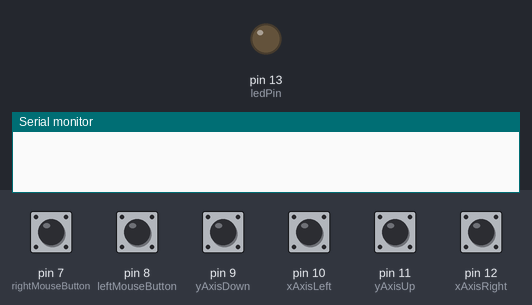
A sketch run on a simulated Arduino Leonardo, built with avr-gcc and run on an emulated ATmega32U4. Shown: output pins drawn as LEDs (lit = HIGH), the last lines printed to the serial monitor. The test bench sets the inputs (shaded band); at power-on: pin 7 (rightMouseButton), pin 8 (leftMouseButton), pin 9 (yAxisDown), pin 10 (xAxisLeft), pin 11 (yAxisUp), pin 12 (xAxisRight) HIGH. USB keyboard and mouse output is not drawn.

Above: at 1.2 s.
1.3 s: pin 7 (rightMouseButton) pulled LOW for 0.15 s
At 1.9 s:
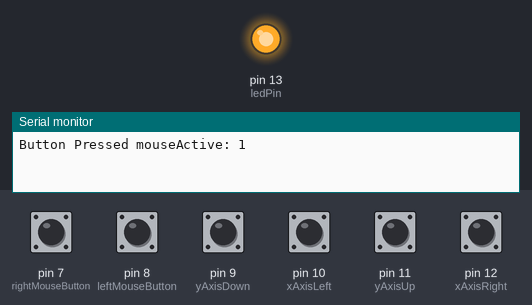
2.9 s: pin 7 (rightMouseButton) pulled LOW for 1 s
At 4.3 s:
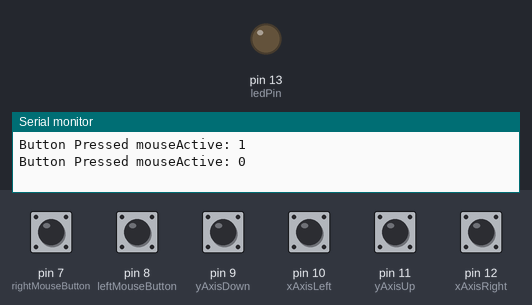
Timing chart, 0 to 5.9 s (numbered marks = the images above; inputs shaded):
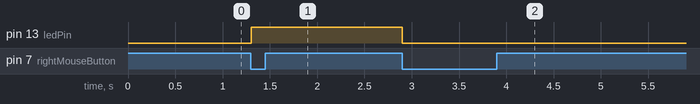

The sketch:

arduino-mouse.ino
```cpp
/*
    arduino-mouse

 */

#include <Button.h>
#include <Mouse.h>

const int rightMouseButton = 7;     // switch to turn on an-d off mouse control (this is our right-mouse click for now)
const int leftMouseButton = 8; // switch to do a leftmouse-click
const int xAxisLeft  = 10;
const int xAxisRight = 12;
const int yAxisUp    = 11;
const int yAxisDown  = 9;
const int ledPin     = 13;        // our built in LED
const int mouseSpeed = 5;
const int responseDelay = 10;     // response delay of the mouse, in ms

Button rightButton = Button(rightMouseButton, BUTTON_PULLUP_INTERNAL, true, 50);
Button leftButton = Button(leftMouseButton, BUTTON_PULLUP_INTERNAL, true, 50);

boolean mouseIsActive = false;    // whether or not to control the mouse
int lastSwitchState = LOW;        // previous switch state

void setup() {
    // a little hack so we can set output in setup()
    Serial.begin(9600);
    //while (!Serial) ;

    pinMode(ledPin, OUTPUT);                // the LED pin
    pinMode(xAxisLeft, INPUT_PULLUP);
    pinMode(yAxisUp, INPUT_PULLUP);
    pinMode(xAxisRight, INPUT_PULLUP);
    pinMode(yAxisDown, INPUT_PULLUP);
    // take control of the mouse:
    Mouse.begin();
}

void loop() {
    // Check whether we wanted to turn on/off the mouse capability
    if( rightButton.uniquePress() ) {
        if ( mouseIsActive ) {
            digitalWrite(ledPin, LOW);
        } else {
            digitalWrite(ledPin, HIGH);
        }

        mouseIsActive = !mouseIsActive;
        Serial.print("Button Pressed mouseActive: ");  Serial.println(mouseIsActive);
    }


    // if the mouse control state is active, move the mouse:
    if ( mouseIsActive ) {
        processMouseMovement();
    }

    // a delay so the mouse doesn't move too fast:
    delay(responseDelay);
}

// This assumes the mouse is active, that the arduino is actively
// sending mouse events (and not your computer's).
void processMouseMovement() {
    int leftState = digitalRead(xAxisLeft);
    int upState = digitalRead(yAxisUp);
    int rightState = digitalRead(xAxisRight);
    int downState = digitalRead(yAxisDown);
    //int clickState = digitalRead(leftButton);

    // calculate the movement distance based on the button states:
    int  xDistance = (leftState - rightState) * mouseSpeed;
    int  yDistance = (upState - downState) * mouseSpeed;

    // if X or Y is non-zero, move:
    if ( (xDistance != 0) || (yDistance != 0) ) {
        Mouse.move(xDistance, yDistance, 0);
    }

    // Handle button state changes, to support click and drag as well as simple click
    if ( leftButton.stateChanged() ) {
          if ( Mouse.isPressed(MOUSE_LEFT) ) {
              Mouse.release(MOUSE_LEFT);
          } else {
              Mouse.press(MOUSE_LEFT);
          }
    }
}

// This assumes the mouse is active, that the arduino is actively
// sending mouse events (and not your computer's).
void processMouseMovementSingleClick() {
    int leftState = digitalRead(xAxisLeft);
    int upState = digitalRead(yAxisUp);
    int rightState = digitalRead(xAxisRight);
    int downState = digitalRead(yAxisDown);
    //int clickState = digitalRead(leftButton);

    // calculate the movement distance based on the button states:
    int  xDistance = (leftState - rightState) * mouseSpeed;
    int  yDistance = (upState - downState) * mouseSpeed;

    // if X or Y is non-zero, move:
    if ( (xDistance != 0) || (yDistance != 0) ) {
        Mouse.move(xDistance, yDistance, 0);
    }

    // if the mouse button is pressed:
    if ( leftButton.uniquePress() ) {
        // if the mouse is not pressed, press it:
        if ( !Mouse.isPressed(MOUSE_LEFT) ) {
            Mouse.press(MOUSE_LEFT);
        }
    } else {
        // if the mouse is pressed, release it:
        if ( Mouse.isPressed(MOUSE_LEFT) ) {
            Mouse.release(MOUSE_LEFT);
        }
    }
}
```

Measured:
- after the input at 1.3 s, pin 13 (ledPin): LOW → HIGH at once
- after the input at 2.9 s, pin 13 (ledPin): HIGH → LOW at once
